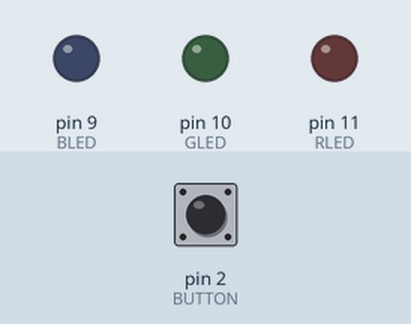
A sketch run on a simulated Arduino Uno, built with avr-gcc and run on an emulated ATmega328P. Shown: output pins drawn as LEDs (lit = HIGH). The inputs (shaded band) are chosen by the test bench; at power-on: pin 2 (BUTTON) LOW.

Above: at 1.2 s.
1.3 s: pin 2 (BUTTON) pulled HIGH for 0.15 s
At 2.5 s:
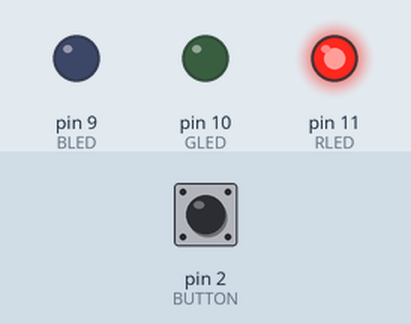
2.9 s: pin 2 (BUTTON) pulled HIGH for 1 s
At 3.7 s:
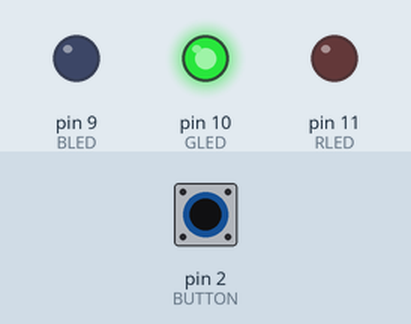
5.4 s: pin 2 (BUTTON) pulled HIGH for 0.15 s
At 6.6 s:
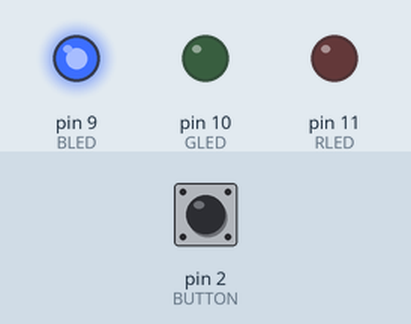
7.0 s: pin 2 (BUTTON) pulled HIGH for 3.2 s
At 8.1 s:
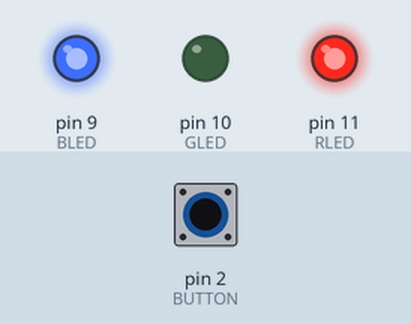
11.7 s: pin 2 (BUTTON) pulled HIGH for 0.15 s
At 12.8 s:
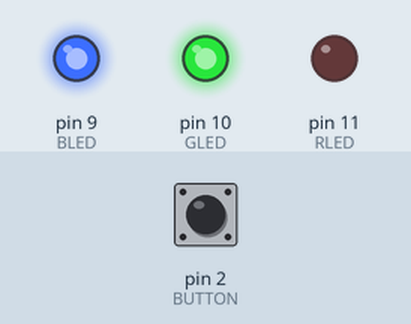
13.3 s: pin 2 (BUTTON) pulled HIGH for 1 s
At 14.0 s:
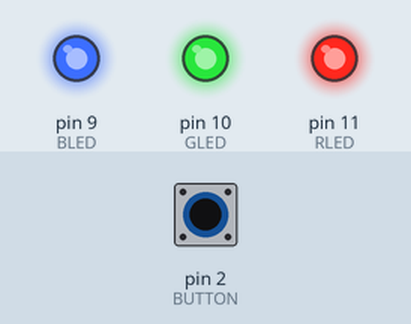
Timing chart, 0 to 16.3 s (numbered marks = the images above; inputs shaded):
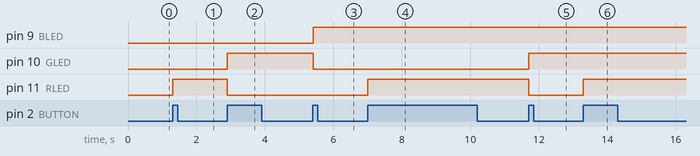

Measured:
- after the input at 1.3 s, pin 11 (RLED): LOW → HIGH at once
- after the input at 2.9 s, pin 10 (GLED): LOW → HIGH at once; pin 11 (RLED): HIGH → LOW at once
- after the input at 5.4 s, pin 9 (BLED): LOW → HIGH at once; pin 10 (GLED): HIGH → LOW at once
- after the input at 7.0 s, pin 11 (RLED): LOW → HIGH at once
- after the input at 11.7 s, pin 10 (GLED): LOW → HIGH at once; pin 11 (RLED): HIGH → LOW at once
- after the input at 13.3 s, pin 11 (RLED): LOW → HIGH at once

The sketch:

RGB_with_button.ino
```cpp
const int BLED = 9;
const int GLED = 10;
const int RLED = 11;
const int BUTTON = 2;
boolean lastButton = LOW;
boolean currentButton = LOW;
int ledMode = 0;

void setup() {
 pinMode(BLED, OUTPUT);
 pinMode(GLED, OUTPUT);
 pinMode(RLED, OUTPUT);
 pinMode(BUTTON, INPUT);
}
boolean debounce(boolean last)
{
  boolean current = digitalRead(BUTTON);
  if (last != current)
  {
    delay(5);
    current = digitalRead(BUTTON);
  }
  return current;
}

void setMode(int mode)
{
  //RED
  if(mode == 1)
  {
    digitalWrite(RLED, HIGH);
    digitalWrite(GLED, LOW);
    digitalWrite(BLED, LOW);
  }
  //GREEN
  else if (mode == 2)
  {
    digitalWrite(RLED, LOW);
    digitalWrite(GLED, HIGH);
    digitalWrite(BLED, LOW);
  }
  //BLUE
  else if (mode == 3)
  {
    digitalWrite(RLED, LOW);
    digitalWrite(GLED, LOW);
    digitalWrite(BLED, HIGH);
  }
  //PURPLE (RED+BLUE)
  else if (mode == 4)
  {
    digitalWrite(RLED, HIGH);
    digitalWrite(GLED, LOW);
    digitalWrite(BLED, HIGH);
  }
  //TEAL (BLUE+GREEN)
  else if (mode == 5)
  {
    digitalWrite(RLED, LOW);
    digitalWrite(GLED, HIGH);
    digitalWrite(BLED, HIGH);
  }

  //(GREEN+RED+BLUE)
  else if (mode == 6)
  {
    digitalWrite(RLED, HIGH);
    digitalWrite(GLED, HIGH);
    digitalWrite(BLED, HIGH);
  }
  //OFF (mode == 0)
  else
  {
    digitalWrite(RLED, LOW);
    digitalWrite(GLED, LOW);
    digitalWrite(BLED, LOW);
  }
}

void loop()
{

  currentButton = debounce(lastButton);
  if (lastButton == LOW && currentButton == HIGH)
  {
    ledMode=ledMode+1;
  }
  lastButton = currentButton;
  if (ledMode == 7) ledMode = 0;
  setMode(ledMode);
}
```
